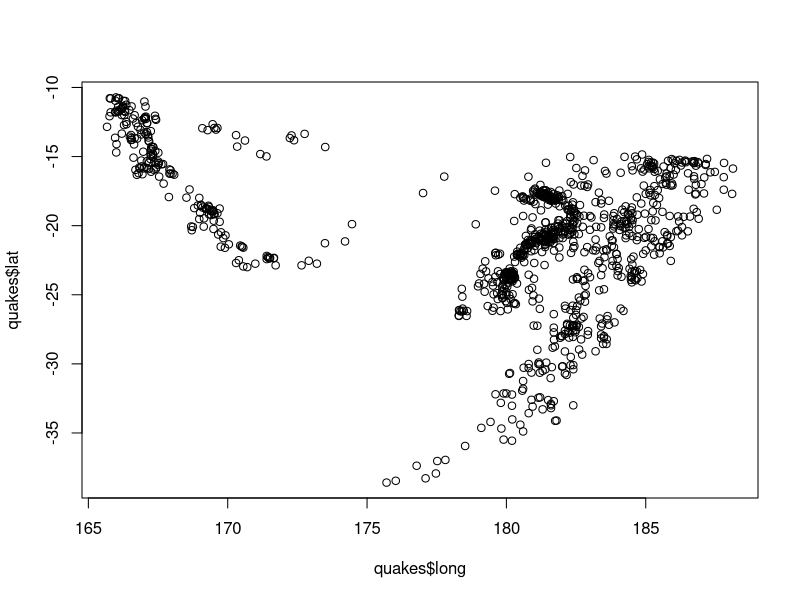

Source code (R): (Note: this script raises an error after producing the figure.)
head(quakes)

plot(x=quakes$long,y=quakes$lat)

ggplot(quakes,aes(x=mag))+
  geom_histogram(bins =50)

ggplot(quakes,aes(x=lat, y=long, col=mag))+
geom_point()

geom_ #wide range of plots available! can see using autofill

ggplot(mtcars,aes(x=mtcars$wt,y=mtcars$mpg))+
  geom_point()

ggplot(mtcars,aes(x=mtcars$wt,y=mtcars$mpg,col=mtcars$am))+
  geom_point()

ggplot(mtcars,aes(x=mtcars$wt,y=mtcars$mpg,col=mtcars$am,size=mtcars$cyl))+
  facet_grid(~gear)+geom_point()

ggplot(mtcars,aes(x=mtcars$wt,y=mtcars$mpg))+
  geom_point()+
  geom_smooth(method='lm',formula=y~x)

